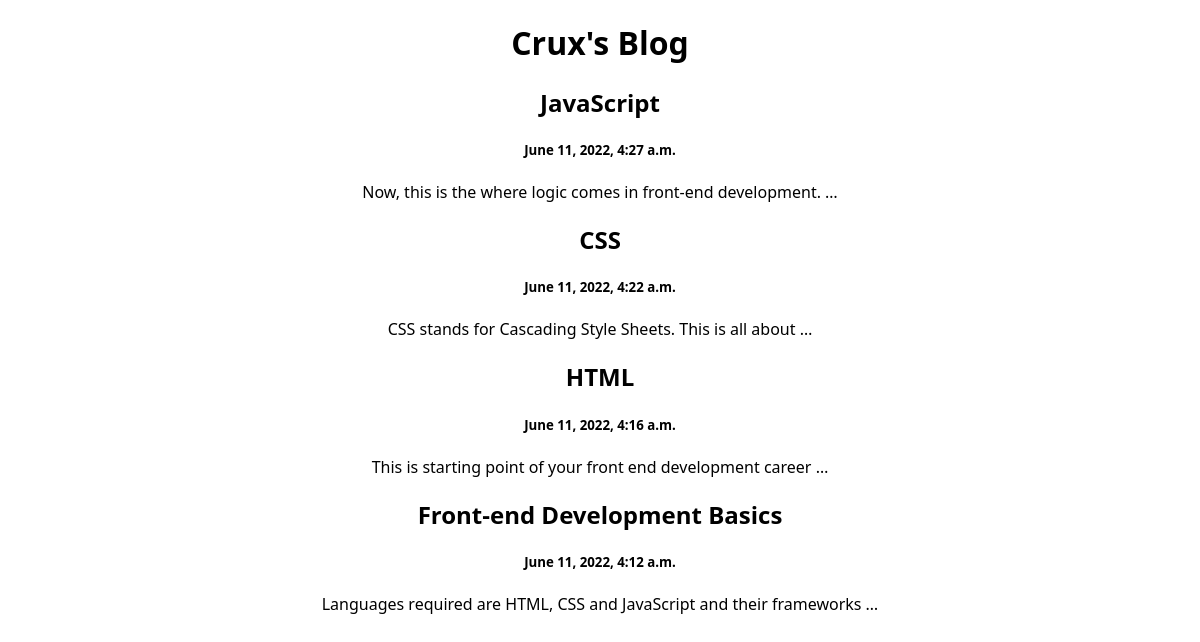
The page / on the database its author committed.
### posts/models.py (models this page shows)
class Post(models.Model):
    title = models.CharField(max_length=100)
    body = models.CharField(max_length=100000)
    created_at = models.DateTimeField(default=datetime.now, blank = True)

### posts/views.py (the view)
def index(request):
    posts = Post.objects.all()
    return render(request, 'index.html', {'posts': posts})

### templates/index.html (shortened to what this page needs)
<!DOCTYPE html>
<html lang="en">
  <head>
  </head>
  <body>
    <h1>Crux's Blog</h1>
    {% for post in posts reversed %}
    <div class="posts">
      <a href="/post/{{post.id}}">
        <h2>{{post.title}}</h2>
        <h5>{{post.created_at}}</h5>
        <p>{{post.body|truncatewords:10}}</p></a
      >
    </div>
    {% endfor %}
  </body>
</html>

### templates/index.html (style rules this page uses)
* { font-family: "Segoe UI", Tahoma, Geneva, Verdana, sans-serif; }
h1 { text-align: center; }
div { text-align: center; }
a { color: black; text-decoration: none; }

### rows shown on the page
Post: title "JavaScript", created_at "June 11, 2022, 4:27 a.m.", body "Now, this is the where logic comes in front-end development. …"
Post: title "CSS", created_at "June 11, 2022, 4:22 a.m.", body "CSS stands for Cascading Style Sheets. This is all about …"
Post: title "HTML", created_at "June 11, 2022, 4:16 a.m.", body "This is starting point of your front end development career …"
Post: title "Front-end Development Basics", created_at "June 11, 2022, 4:12 a.m.", body "Languages required are HTML, CSS and JavaScript and their frameworks …"
